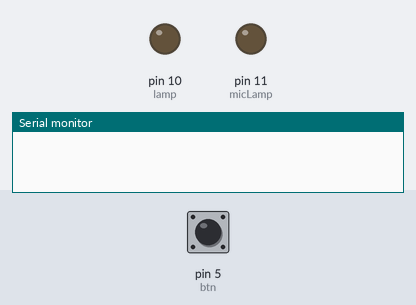
A sketch run on a simulated Arduino Uno, built with avr-gcc and run on an emulated ATmega328P. Shown: output pins drawn as LEDs (lit = HIGH), the last lines printed to the serial monitor. Inputs (shaded band) come from the test bench; at power-on: pin 5 (btn) LOW.

Above: at 1.2 s.
1.3 s: pin 5 (btn) pulled HIGH for 0.15 s
At 1.7 s:
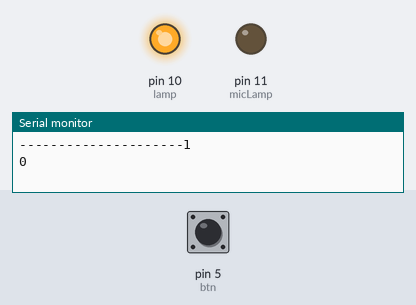
2.9 s: pin 5 (btn) pulled HIGH for 1 s
At 4.1 s:
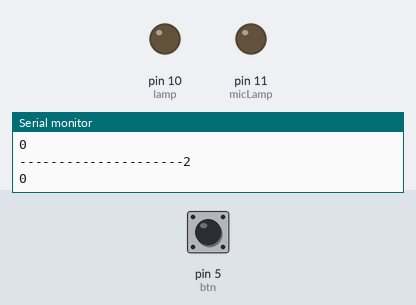
5.4 s: pin 5 (btn) pulled HIGH for 3.2 s
At 6.0 s:
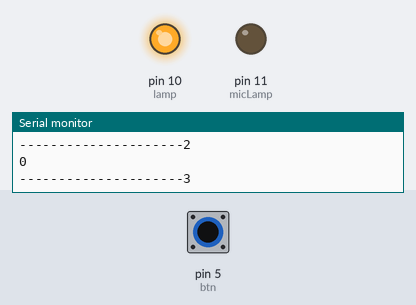
Timing chart, 0 to 8.4 s (numbered marks = the images above; inputs shaded):
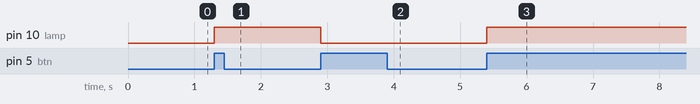

The sketch:

home.ino
```cpp
/*
   TimeRTC.pde
   example code illustrating Time library with Real Time Clock.

*/
#include <Ultrasonic.h>  //Дальнометр SR04
#include <avr/pgmspace.h> // ДлЯ Progem запись во флэш


//КОНСТАНТЫ
//Входы
#define btnSpeac      6
#define btn      5
#define micD      7

//Выходы
#define lamp      10
#define micLamp      11

//Датчик приближения
#define sr04Trig  9
#define sr04Echo  8

//74HC595
#define DS 2
#define ST_CP 3
#define SH_CP 4
const int micA = A0;

int tempLamp = 1;
int inc=0;
int TEMP;
int sensorValue = 0;
int val;
int myInts[10];
byte registers = 0b00000000;
char ch;
String str = "";
Ultrasonic ultrasonic(sr04Trig, sr04Echo);


void setup()  {
      //устанавливаем режим OUTPUT 74HC595
 /* pinMode(ST_CP, OUTPUT);
  pinMode(SH_CP, OUTPUT);
  pinMode(DS, OUTPUT); */


  pinMode(btnSpeac, INPUT);   //а 5й – входом
  pinMode(btn, INPUT);   //а 3й – входом
  pinMode(micD, INPUT);   //а 8й – входом микрофона

  pinMode(lamp, OUTPUT);  //8й вывод будет выходом
  digitalWrite(lamp, LOW);

  pinMode(micLamp, OUTPUT);  //9й вывод будет выходом
  digitalWrite(micLamp, LOW);

  //устанавливаем режим OUTPUT 74HC595

/*  pinMode(latchPin, OUTPUT);
  pinMode(clockPin, OUTPUT);
  pinMode(dataPin, OUTPUT); */


  Serial.begin(115200);

}

void loop()
{
    //Сдвиговый регистр
    /*regShift();*/


  /*if (digitalRead(micD) == HIGH) {
    delay(150); //ожидаем 200милисекунд для повторного хлопка - можно не делать но в моём случае это добавило удобства
    for (int t = 0; t <= 300; t++) //цикл на проверку второго хлопка по идее на пол секунды но ардуино делает его дольше
    {
      delay(1); //для цикла

      if (digitalRead(micD) == HIGH) { //сверяем данные для второго хлопка, если он был то меняем состояние лампы с вкл на выкл и наоборот
        digitalWrite(micLamp, !digitalRead(micLamp)); //меняем состояние
        break;//выходим из цикла после второго хлопка
        delay(200);//для удобства
      }
    }*/
//Дальнометр
  /*float dist_cm = ultrasonic.Ranging(1);       // get distance
  if (dist_cm<10){
	  while(dist_cm<10){
		  dist_cm = ultrasonic.Ranging(1);
		delay(50);
	  }
	digitalWrite(lamp, !digitalRead(lamp));
	Serial.println(dist_cm);
	delay(500);
  }*/
  if ((digitalRead(btn)) and (tempLamp)){
	digitalWrite(lamp, !digitalRead(lamp));
	tempLamp=0;
	inc++;
	Serial.println("---------------------"+String(inc));
	//delay(100);
  }

  if ((!digitalRead(btn)) and (!tempLamp)){
	Serial.println("0");
	tempLamp=1;
  }


// if (TEMP!=analogRead(micA)){
//   TEMP = analogRead(micA);
//   Serial.println(TEMP); // выводим в порт
// }


  //**********************************************
  /*sensorValue = analogRead(analogInPin);
    Serial.print("Microphone value= ");
    Serial.println(sensorValue); */

  //int sensorValue = analogRead(analogInPin) * 5.0 / 1024.0 * 1000.0; // значения в милливольтах


}

//Сдвиг через сдвиговый регистр 74HC595
/*void regShift (){
for (int i=0; i<3; i++) {
    digitalWrite(latchPin, LOW);
    shiftOut(dataPin, clockPin, LSBFIRST, path[i]);
    digitalWrite(latchPin, HIGH);
    delay(1);
    }
  for (int i=1; i<2; i++) {
    digitalWrite(latchPin, LOW);
    shiftOut(dataPin, clockPin, LSBFIRST, path[2-i]);
    digitalWrite(latchPin, HIGH);
    delay(1);
    }
} */

//Термистор
/*double Thermister(int RawADC) {
    double Temp;
    Temp = log(((10240000/RawADC) - 10000));
    Temp = 1 / (0.001129148 + (0.000234125 + (0.0000000876741 * Temp * Temp ))* Temp );
    Temp = Temp - 273.15;        // Kelvin to Celcius
    //Temp = (Temp * 9.0)/ 5.0 + 32.0;        // 1 способ Convert Celcius to Fahrenheit
    //Temp = (Temp * 1.8) + 32.0;        // 2 способ Convert Celcius to Fahrenheit
    return Temp;
} */
//Установить бит в сдвиговый регистр
void setRegShift(int num)
{
    if (bitRead(registers,num))
    {
        bitWrite(registers, num,0);
        regShift(registers);
        Serial.println("/home/hall/ard1relay"+String(num)+"@1%");
    }
    else
    {
        bitWrite(registers, num,1);
        regShift(registers);
        Serial.println("/home/hall/ard1relay"+String(num)+"@0%");
    }

    //Serial.println(analogRead(btns));
    delay(400);

}
//Сдвиг через сдвиговый регистр 74HC595
void regShift (byte a){
    digitalWrite(ST_CP, LOW);
    shiftOut(DS, SH_CP, MSBFIRST, a);
    digitalWrite(ST_CP, HIGH);
    Serial.print("------");
    Serial.println(a);
}


 
```

Measured:
- after the input at 1.3 s, pin 10 (lamp): LOW → HIGH at once
- after the input at 2.9 s, pin 10 (lamp): HIGH → LOW at once
- after the input at 5.4 s, pin 10 (lamp): LOW → HIGH at once
